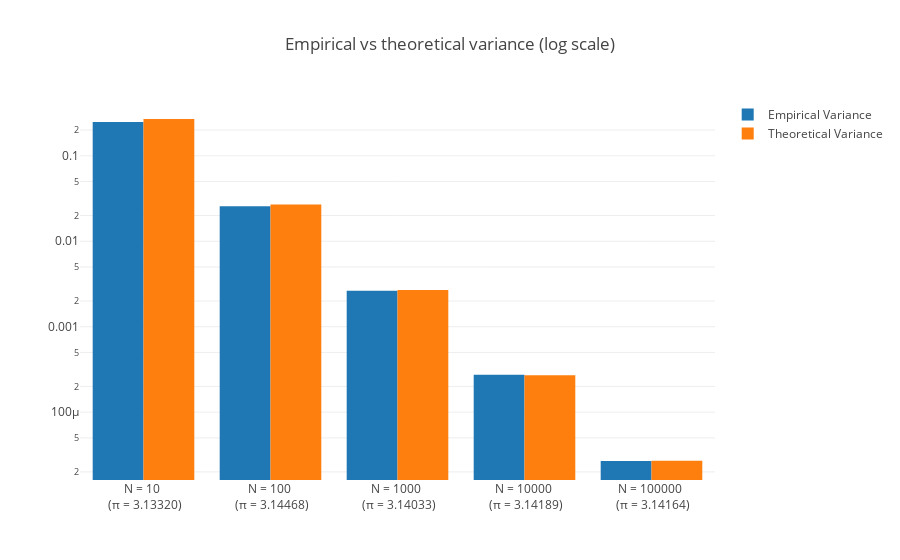

Notebook cell for this chart:
### Code cell
def estimate_pi(sample):
    """Estimates π given a sample."""
    return 4*np.average((np.sum(sample**2, axis=1) < 1.))

# Define constants
MAX_ERROR = 0.01
VARIANCE = np.pi*(4 - np.pi)

# Sample sizes
Ns = [10, 100, 1000, 10000, 100000]

# Number of samples (of length N each) we average on
repeat = 1000

means = np.empty(len(Ns))      # empirical mean of N estimates of π
variances = np.empty(len(Ns))  # empirical variance over N estimates
p_error = np.empty(len(Ns))    # empirical probability of getting error >= MAX_ERROR

for i, N in enumerate(Ns):
    pi_estimates = np.array([estimate_pi(sample_points(N)) for _ in range(repeat)])
    variances[i] = np.var(pi_estimates, ddof=1)  # use the unbiased estimator over N-1
    means[i] = np.average(pi_estimates)
    p_error[i] = np.average(np.abs(pi_estimates - np.pi) >= MAX_ERROR)
    
        
# Plot the empirical vs theoretical variance
x = ["N = {} <br> (π = {:2.5f})".format(Ns[i], means[i]) for i in range(len(Ns))]
data = [
    Bar(x=x, y=variances, name="Empirical Variance"),
    Bar(x=x, y=[VARIANCE/n for n in Ns], name="Theoretical Variance")
]

lyt = Layout(
    title="Empirical vs theoretical variance (log scale)",
    yaxis=dict(type="log")
)

py.iplot(Figure(data=data, layout=lyt))

### Figure 1 — Plotly figure (JSON) as saved in the notebook; plotly's stock layout.template omitted (floating-point values rounded to 4 significant figures)
{"data": [{"name": "Empirical Variance", "type": "bar", "x": ["N = 10 <br> (π = 3.13320)", "N = 100 <br> (π = 3.14468)", "N = 1000 <br> (π = 3.14033)", "N = 10000 <br> (π = 3.14189)", "N = 100000 <br> (π = 3.14164)"], "y": [0.2487, 0.02577, 0.002631, 0.000274, 2.683e-05]}, {"name": "Theoretical Variance", "type": "bar", "x": ["N = 10 <br> (π = 3.13320)", "N = 100 <br> (π = 3.14468)", "N = 1000 <br> (π = 3.14033)", "N = 10000 <br> (π = 3.14189)", "N = 100000 <br> (π = 3.14164)"], "y": [0.2697, 0.02697, 0.002697, 0.0002697, 2.697e-05]}], "layout": {"title": "Empirical vs theoretical variance (log scale)", "yaxis": {"type": "log"}}}
